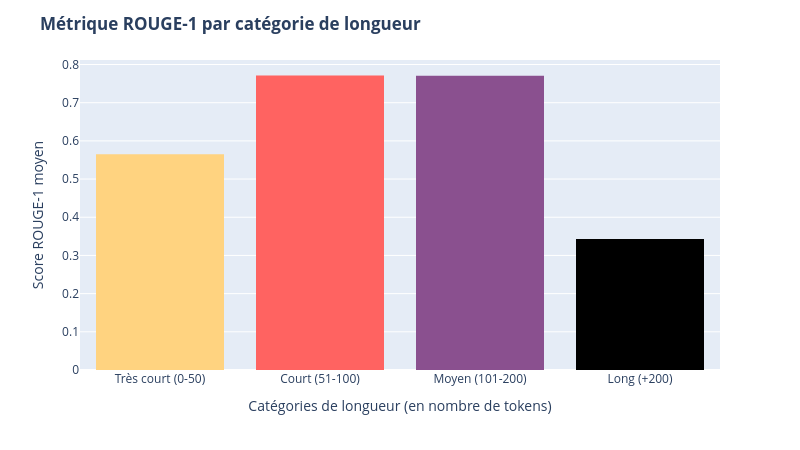

The notebook cell saved with this chart:
### Code cell
fig2 = px.histogram(
    df, x="contrib_tokens_bins_fixe", y="1gramm", histfunc="avg", color="contrib_tokens_bins_fixe",
    color_discrete_sequence=["#ffd380", "#ff6361", "#8a508f", "#000000"],
    category_orders={
        "contrib_tokens_bins_fixe": ["Très court (0-50)", "Court (51-100)", "Moyen (101-200)", "Long (+200)"]
    }
)
fig2.update_layout(
    title={"text": "<b>Métrique ROUGE-1 par catégorie de longueur<b>"}, 
    xaxis_title="Catégories de longueur (en nombre de tokens)", 
    yaxis_title="Score ROUGE-1 moyen", 
    width=800, height=450, showlegend=False
)
fig2.update_traces(
    hovertemplate =
        "Catégorie de longueur = %{x}<br>" \
        "Score ROUGE-1 moyen = %{y}<extra></extra>"
)
fig2.show()

### Figure 1 — Plotly figure (JSON) as saved in the notebook; plotly's stock layout.template omitted (floating-point values rounded to 4 significant figures; data arrays with more than 128 entries replaced by an {"elided": "..."} marker saying what was removed)
{"data": [{"bingroup": "x", "histfunc": "avg", "hovertemplate": "Catégorie de longueur = %{x}<br>Score ROUGE-1 moyen = %{y}<extra></extra>", "legendgroup": "Très court (0-50)", "marker": {"color": "#ffd380", "pattern": {"shape": ""}}, "name": "Très court (0-50)", "orientation": "v", "showlegend": true, "type": "histogram", "x": {"elided": "139 str values"}, "xaxis": "x", "y": {"elided": "139 float values"}, "yaxis": "y"}, {"bingroup": "x", "histfunc": "avg", "hovertemplate": "Catégorie de longueur = %{x}<br>Score ROUGE-1 moyen = %{y}<extra></extra>", "legendgroup": "Court (51-100)", "marker": {"color": "#ff6361", "pattern": {"shape": ""}}, "name": "Court (51-100)", "orientation": "v", "showlegend": true, "type": "histogram", "x": ["Court (51-100)", "Court (51-100)", "Court (51-100)", "Court (51-100)", "Court (51-100)", "Court (51-100)", "Court (51-100)", "Court (51-100)", "Court (51-100)", "Court (51-100)", "Court (51-100)", "Court (51-100)", "Court (51-100)", "Court (51-100)", "Court (51-100)", "Court (51-100)", "Court (51-100)", "Court (51-100)", "Court (51-100)", "Court (51-100)", "Court (51-100)", "Court (51-100)", "Court (51-100)", "Court (51-100)", "Court (51-100)", "Court (51-100)", "Court (51-100)", "Court (51-100)", "Court (51-100)", "Court (51-100)"], "xaxis": "x", "y": [0.6777, 0.87, 0.913, 0.6619, 0.791, 0.9, 0.92, 0.9368, 0.9268, 0.7554, 0.9385, 0.8966, 0.7527, 0.5714, 1.0, 0.918, 0.9655, 0.7652, 0.6667, 0.6935, 0.9388, 0.8609, 0.5556, 0.6164, 0.5241, 0.5882, 0.7949, 0.6341, 0.5889, 0.5143], "yaxis": "y"}, {"bingroup": "x", "histfunc": "avg", "hovertemplate": "Catégorie de longueur = %{x}<br>Score ROUGE-1 moyen = %{y}<extra></extra>", "legendgroup": "Moyen (101-200)", "marker": {"color": "#8a508f", "pattern": {"shape": ""}}, "name": "Moyen (101-200)", "orientation": "v", "showlegend": true, "type": "histogram", "x": ["Moyen (101-200)", "Moyen (101-200)", "Moyen (101-200)", "Moyen (101-200)", "Moyen (101-200)", "Moyen (101-200)", "Moyen (101-200)", "Moyen (101-200)", "Moyen (101-200)", "Moyen (101-200)", "Moyen (101-200)", "Moyen (101-200)", "Moyen (101-200)", "Moyen (101-200)", "Moyen (101-200)", "Moyen (101-200)", "Moyen (101-200)", "Moyen (101-200)"], "xaxis": "x", "y": [0.784, 0.8981, 0.728, 0.7535, 0.5758, 0.7009, 0.8959, 0.9178, 0.8013, 0.7249, 0.8678, 0.8856, 0.8889, 0.7249, 0.5765, 0.6544, 0.781, 0.709], "yaxis": "y"}, {"bingroup": "x", "histfunc": "avg", "hovertemplate": "Catégorie de longueur = %{x}<br>Score ROUGE-1 moyen = %{y}<extra></extra>", "legendgroup": "Long (+200)", "marker": {"color": "#000000", "pattern": {"shape": ""}}, "name": "Long (+200)", "orientation": "v", "showlegend": true, "type": "histogram", "x": ["Long (+200)", "Long (+200)", "Long (+200)", "Long (+200)", "Long (+200)", "Long (+200)", "Long (+200)", "Long (+200)", "Long (+200)", "Long (+200)", "Long (+200)", "Long (+200)", "Long (+200)"], "xaxis": "x", "y": [0.001449, 0.002014, 0.00443, 0.002527, 0.001291, 0.7173, 0.6046, 0.8044, 0.5743, 0.4347, 0.3472, 0.5399, 0.4248], "yaxis": "y"}], "layout": {"barmode": "relative", "height": 450, "legend": {"title": {"text": "contrib_tokens_bins_fixe"}, "tracegroupgap": 0}, "margin": {"t": 60}, "showlegend": false, "title": {"text": "<b>Métrique ROUGE-1 par catégorie de longueur<b>"}, "width": 800, "xaxis": {"anchor": "y", "categoryarray": ["Très court (0-50)", "Court (51-100)", "Moyen (101-200)", "Long (+200)"], "categoryorder": "array", "domain": [0, 1], "title": {"text": "Catégories de longueur (en nombre de tokens)"}}, "yaxis": {"anchor": "x", "domain": [0, 1], "title": {"text": "Score ROUGE-1 moyen"}}}}
